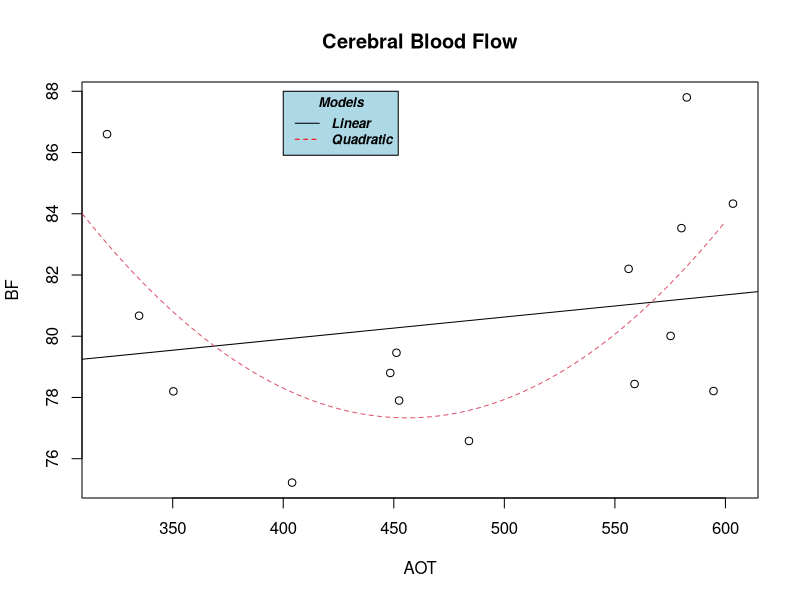

The R source for this figure:
Input="
BF AOT
84.33 603.40
87.80 582.50
82.20 556.20
78.21 594.60
78.44 558.90
80.01 575.20
83.53 580.10
79.46 451.20
75.22 404.00
76.58 484.00
77.90 452.40
78.80 448.40
80.67 334.80
86.60 320.30
78.20 350.30
"

cerebral=read.table(textConnection(Input),header=T)
plot(BF~AOT,data=cerebral)
title("Cerebral Blood Flow")

reg=lm(BF~AOT,data=cerebral)
summary(reg)
abline(reg)

library(car)
powerTransform(cerebral$AOT)

reg2=lm(BF~AOT+I(AOT^2),data=cerebral)
summary(reg2)
anova(reg2) # to get SSE
curve(141.6118-0.2819271*x+0.0003091408*x^2,from=300,to=600,col=2,lty=2,add=T)

legend(400, 88, legend=c("Linear", "Quadratic"),
       col=c("black", "red"), lty=1:2, cex=0.8,
       title="Models", text.font=4, bg='lightblue')
